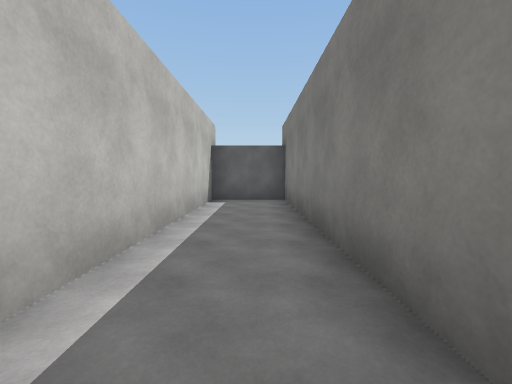
[1] (above)

19 first-person views from a walk through a 3-D level made in the Unity game engine. The camera is 1.5 m above the floor, tilts 4° down and sees 90° across. The floor is counted in squares, 2 m on a side. Each view is taken from the middle of a square. On the plan, view 1 faces up. The plan holds only what a view shows up to about 9 squares ahead; the rest is blank. The place goes on beyond the plan. Surface patterns are stand-ins for the level's own textures.

[2]
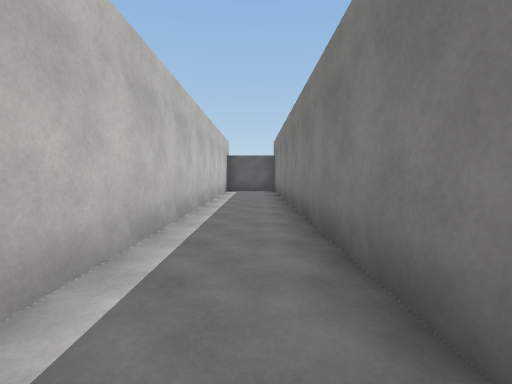

[3]
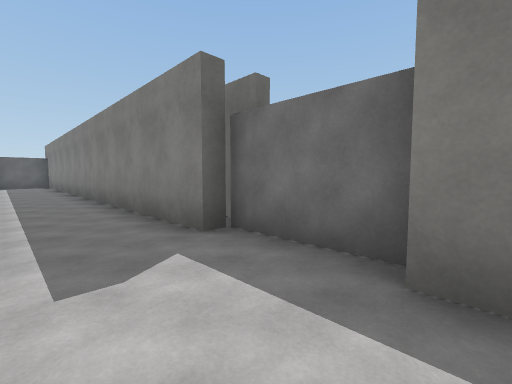

[4]
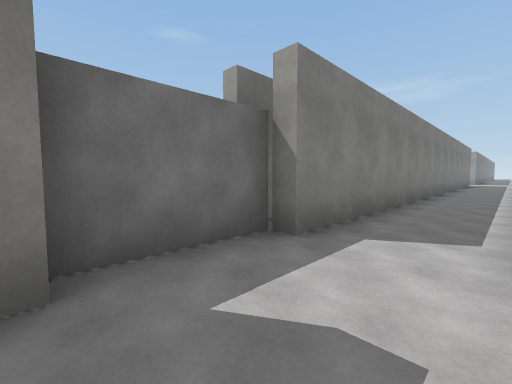

[5]
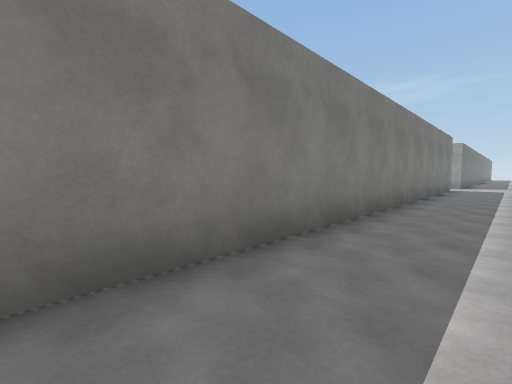

[6]
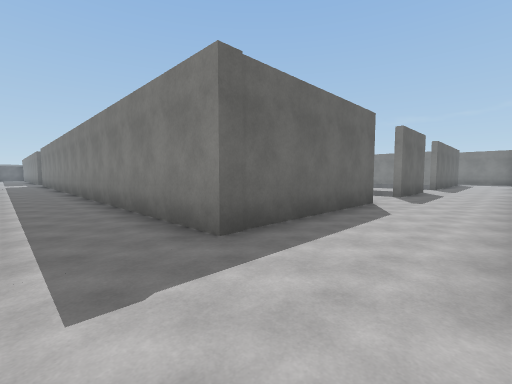

[7]
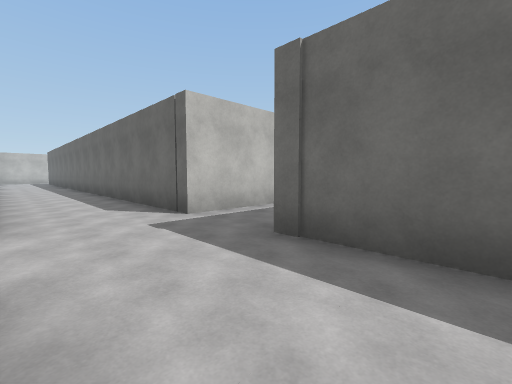

[8]
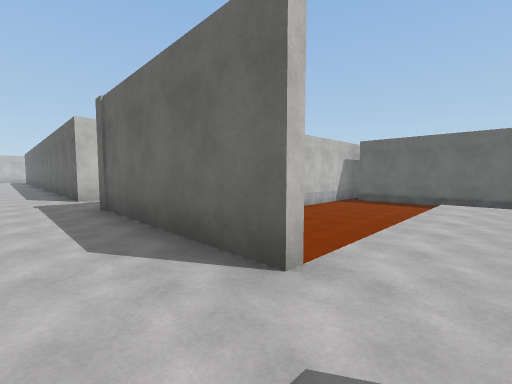

[9]
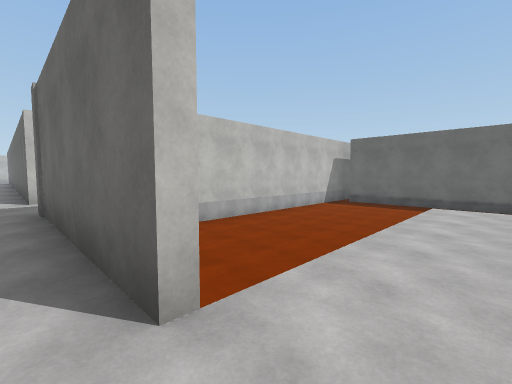

[10]
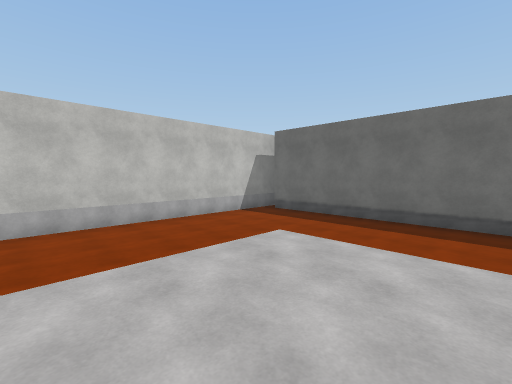

[11]
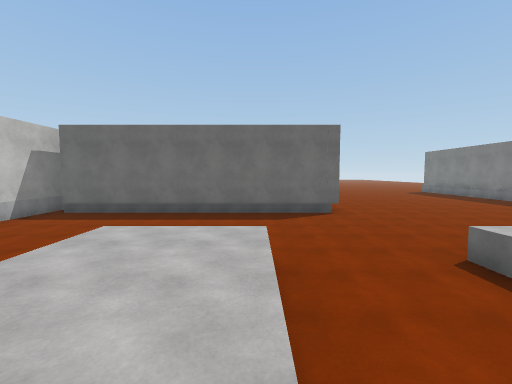

[12]
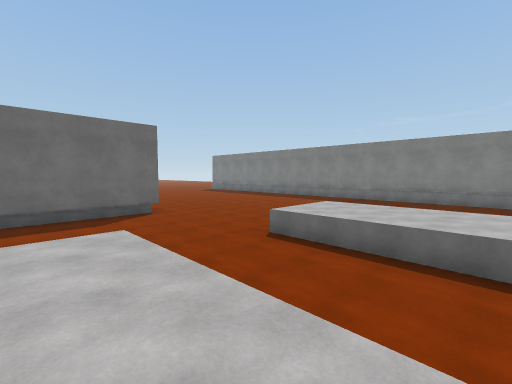

[13]
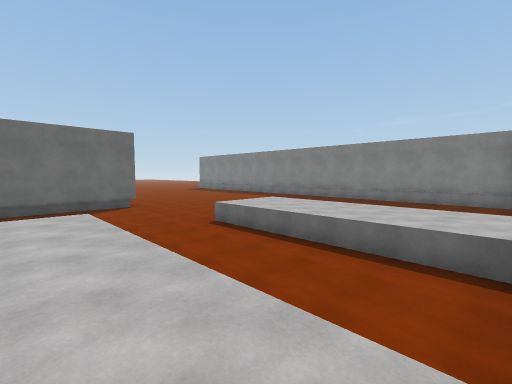

[14]
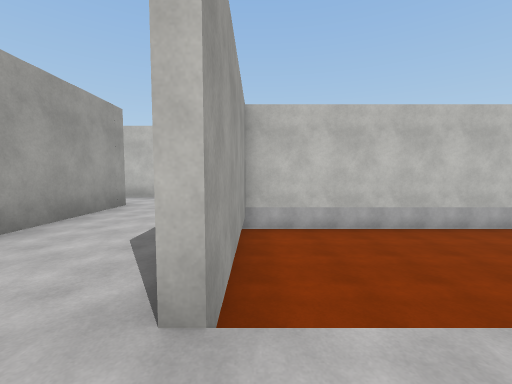

[15]
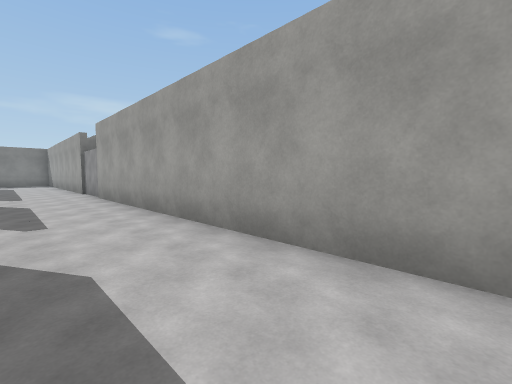

[16]
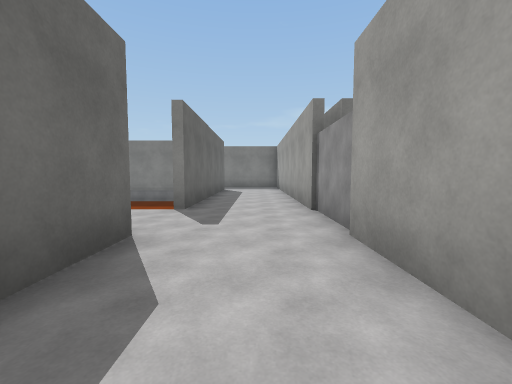

[17]
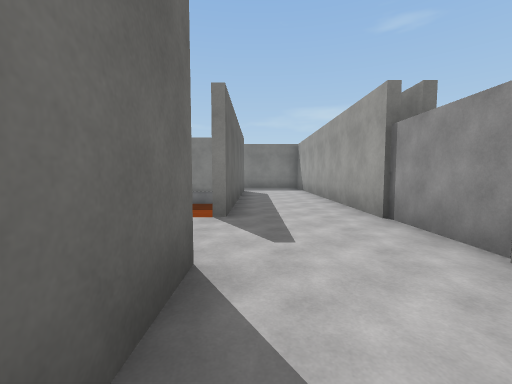

[18]
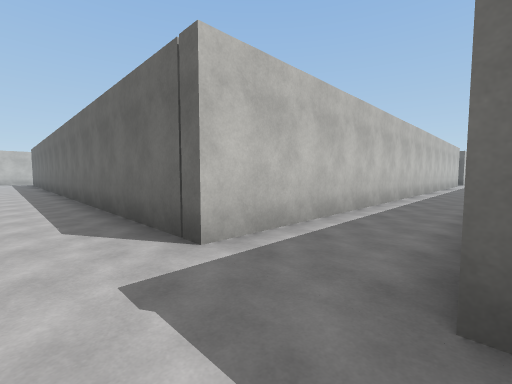

[19]
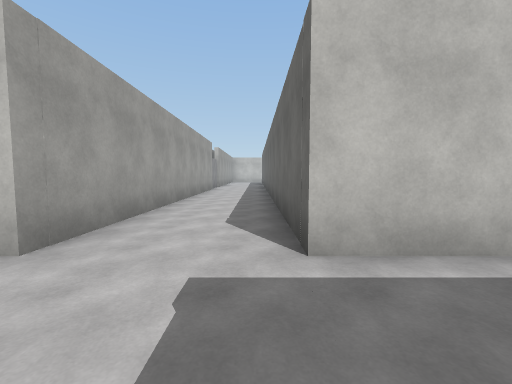

### Floor plan
Key: @ floor where view 1 was taken; # wall or solid block; . floor; v drop or lower ground.
Columns run from 8 left of view 1 to 17 right of it. Each row starts with its distance up from view 1.
  8       ####
  7       #..#
  6       #..#
  5       #..#
  4       #..#
  3       #..#
  2       #..#
  1       #..#
  0       #.@#
 -1       #..#
 -2       #..#
 -3       #..#
 -4        ..#
 -5        ..#
 -6        ..##
 -7        ..##
 -8        ...#
 -9        ...#
-10        ..##
-11        ..#
-12        ..#
-13        ..#
-14        ..#
-15        ..#
-16        ..#         vvvvvv
-17        ..##########vvvvvv
-18        ..#vvvvvvvvvvvvvv
-19       #..#vvvvvvvvvvvvv
-20       #..#vvvvvvvvvvvv
-21       #..#vvvvvvvvvvvv
-22       #..#vvvv...vvv..
-23       #..#vvvv...vvv..
-24       #..#vvvv...vvv..
-25       #..#vvvv...vvv..
-26       #..#vvvv...vvv..   v
-27 #######..####v...v##..v###
-28 ..........................
-29 ..........................
-30 ..........................
-31  ######. ####### ########

Where each view was taken, in squares from view 1:
view 1: 0 up, 0 right, facing up
view 2: 4 down, 0 right, facing up
view 3: 10 down, 1 left, facing up-right
view 4: 7 down, 1 left, facing down-right
view 5: 14 down, 1 left, facing down-right
view 6: 30 down, 1 left, facing up-right
view 7: 30 down, 3 right, facing up-left
view 8: 29 down, 7 right, facing up-left
view 9: 28 down, 7 right, facing up-left
view 10: 24 down, 8 right, facing up-left
view 11: 25 down, 8 right, facing up
view 12: 25 down, 7 right, facing up-right
view 13: 27 down, 7 right, facing up-right
view 14: 27 down, 7 right, facing left
view 15: 28 down, 2 right, facing down-right
view 16: 29 down, 8 right, facing right
view 17: 28 down, 9 right, facing right
view 18: 29 down, 1 right, facing up-left
view 19: 28 down, 1 right, facing left
